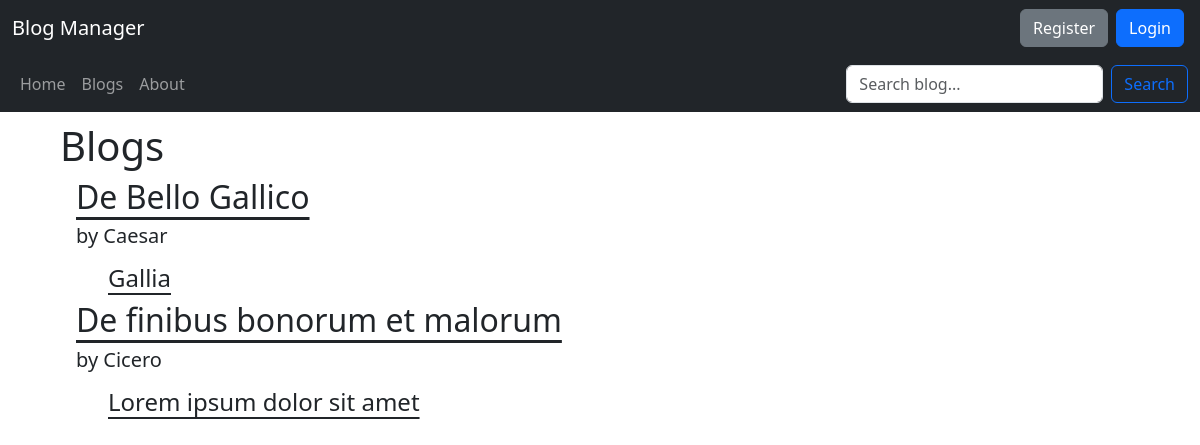
The page / on the database its author committed.
### blog/models.py (models this page shows)
class Blog(models.Model):
    blog_title = models.CharField(max_length=100, unique=True)
    blog_author = models.ForeignKey(User, on_delete=models.CASCADE)

class Post(models.Model):
    post_title = models.CharField(max_length=100, unique=True)
    post_content = models.TextField()
    post_date = models.DateTimeField(default=timezone.now)
    post_blog = models.ForeignKey(Blog, on_delete=models.CASCADE)
    post_author = models.ForeignKey(User, on_delete=models.CASCADE)

### blog/views.py (the view)
# urls.py: path('', views.home, name='blog_manager_home'),
def home(request):
    context = {
        'title': 'Home',
        'blogs': Blog.objects.all,
        'posts': Post.objects.all
    }
    return render(request, 'blog/home.html', context)

### blog/templates/blog/home.html
{% extends 'blog/base.html' %}
{% block content %}
    <h1>Blogs</h1>
    {% for blog in blogs reversed %}
        <h2 class="ms-3"><a class="link-dark link-offset-2" href="/blogs/{{ blog.id }}">{{ blog.blog_title }}</a></h2>
        <h5 class="ms-3 mb-3">by {{ blog.blog_author }}</h5>
        {% for post in posts reversed %}
            {% if post.post_blog == blog%}
                <h4 class="ms-5"><a class="link-dark link-offset-2" href="/blogs/{{ blog.id }}/{{ post.id }}">{{ post.post_title }}</a></h4>
            {% endif %}
        {% endfor %}
    {% endfor %}
{% endblock content %}

### blog/templates/blog/base.html (shortened to what this page needs)
<!DOCTYPE html>
<html lang="en">
<head>
    {% load static %}
    <link rel="stylesheet" href="https://cdn.jsdelivr.net/npm/bootstrap@5.3.0/dist/css/bootstrap.min.css">
</head>
<body>
    <header class="sticky-top">
        <nav class="navbar navbar-expand-lg navbar-dark bg-dark">
            <div class="container-fluid">
                <a class="navbar-brand" href="/">
                    Blog Manager
                </a>
                <div class="d-flex">
                    {% if request.user.is_authenticated %}
                        <a class="mx-1 btn btn-primary me-2" href="{% url 'blog_manager_user_detail' %}">{{ request.user.username }}</a>
                        <a class="mx-1 btn btn-danger" href="{% url 'blog_manager_user_logout' %}">Logout</a>
                    {% else %}
                        <a class="mx-1 btn btn-secondary" href="{% url 'blog_manager_user_register' %}">Register</a>
                        <a class="mx-1 btn btn-primary" href="{% url 'blog_manager_user_login' %}">Login</a>
                    {% endif %}
                </div>
            </div>
        </nav>
        <nav class="navbar navbar-expand-lg navbar-dark bg-dark">
            <div class="container-fluid">
                <ul class="navbar-nav">
                    <li class="nav-item">
                        <a class="nav-link" href="/">Home</a>
                    </li>
                    <li class="nav-item">
                        <a class="nav-link" href="/blogs/">Blogs</a>
                    </li>
                    <li class="nav-item">
                        <a class="nav-link" href="/about/">About</a>
                    </li>
                </ul>
                <form class="d-flex" method="GET">
                    <input class="form-control me-2" type="search" name="name" placeholder="Search blog..." aria-label="Search">
                    <button class="btn btn-outline-primary" type="submit" formaction="/blogs/?">Search</button>
                </form>
            </div>
        </nav>
    </header>
    <main>
    {% block content%}{% endblock %}
    </main>
</body>
</html>

### blog/templates/blog/base.html (style rules this page uses)
.sticky-top { position: sticky; top: 0; z-index: 1000; }
main { padding: 10px 5% 0 5%; }

### rows shown on the page
Blog: blog_title "De Bello Gallico", blog_author "Caesar"
Post: post_title "Gallia"
Blog: blog_title "De finibus bonorum et malorum", blog_author "Cicero"
Post: post_title "Lorem ipsum dolor sit amet"
